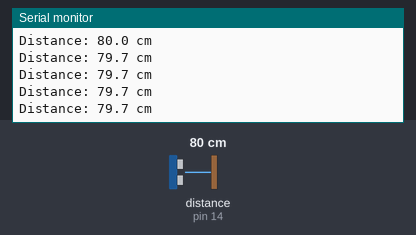
Simulated run of this sketch. Board: Arduino Uno, built with avr-gcc and run on an emulated ATmega328P. Shown: the last lines printed to the serial monitor. Wiring (inferred from the names in the program): ultrasonic range finder: trigger pin 12; echo pin 14. The test bench sets the inputs (shaded band); at power-on: distance to the obstacle (sensor on pin 14) 80 cm. The echo pulse lasts 58.3 µs per cm.

Above: at 2.2 s.
2.3 s: distance to the obstacle (sensor on pin 14) set to 2 cm
At 2.72 s:
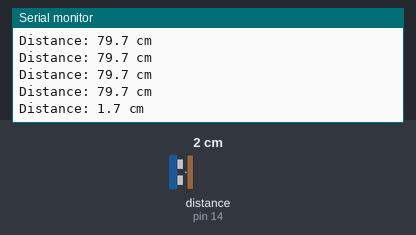
3.8 s: distance to the obstacle (sensor on pin 14) set to 4 cm
At 3.97 s:
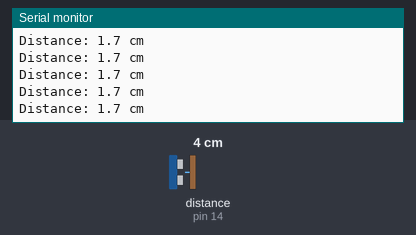
Timing chart, 0 to 6.8 s (numbered marks = the images above; inputs shaded):
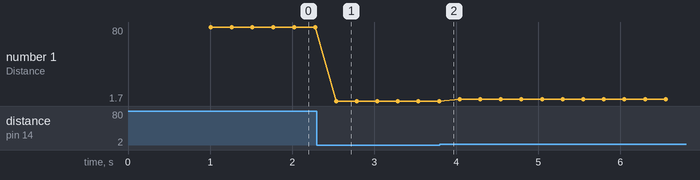

Measured:
- after the input at 2.3 s, the serial monitor: prints a new line after 0.23 s (image 1)
- plotted number 1: 79.7 → 1.7 after the input at 2.3 s, 1.7 → 3.7 after the input at 3.8 s

The sketch:

ultrasonic_sensor_test.ino
```cpp
/*
  Diagnostics: Ultrasonic Sensor Test

  File: diagnostics/ultrasonic_test.ino

  Description: Isolated test script to verify HC-SR04 distance readings via Serial Monitor.
*/

#define TRIG_PIN 12                  // Ultrasonic sensor - trigger
#define ECHO_PIN 14                  // Ultrasonic sensor - echo

void setup() {
    Serial.begin(115200);
    delay(1000); // Allow time for Serial Monitor to establish connection

    Serial.println("\n=== Ultrasonic Sensor Diagnostic Starting ===");

    // Configure ultrasonic sensor pins
    pinMode(TRIG_PIN, OUTPUT);
    pinMode(ECHO_PIN, INPUT);
}

// Function to measure and calculate distance in centimetres
float getDistanceCM() {
    // Ensure trigger pin is LOW before pulse
    digitalWrite(TRIG_PIN, LOW);
    delayMicroseconds(2);

    // Trigger the sensor with a 10us HIGH pulse
    digitalWrite(TRIG_PIN, HIGH);
    delayMicroseconds(10);
    digitalWrite(TRIG_PIN, LOW);

    // Read echo pulse duration (30ms timeout prevents hanging if out of range)
    long duration = pulseIn(ECHO_PIN, HIGH, 30000);

    // Calculate distance (speed of sound is ~0.0343 cm/us, divided by 2 for round trip)
    if (duration == 0) {
        return -1.0; // Out of range or no echo received
    }
    return (duration * 0.0343) / 2.0;
}

void loop() {
    float distance = getDistanceCM();

    if (distance < 0) {
        Serial.println("Distance: Out of range / Timeout");
    } else {
        Serial.print("Distance: ");
        Serial.print(distance, 1);
        Serial.println(" cm");
    }

    // 250ms sampling rate for comfortable viewing in Serial Monitor
    delay(250);
}
```
